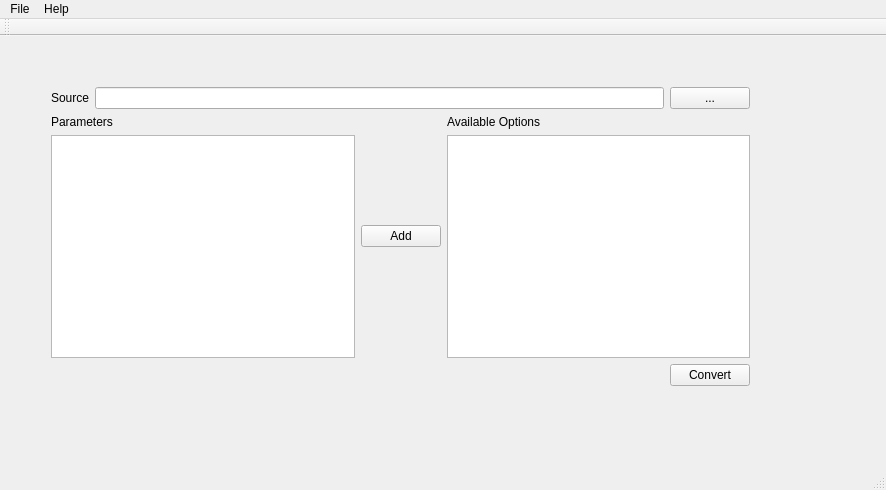
<?xml version="1.0" encoding="UTF-8"?>
<ui version="4.0">
 <class>MainWindow</class>
 <widget class="QMainWindow" name="MainWindow">
  <property name="geometry">
   <rect>
    <x>0</x>
    <y>0</y>
    <width>886</width>
    <height>490</height>
   </rect>
  </property>
  <property name="windowTitle">
   <string>MainWindow</string>
  </property>
  <widget class="QWidget" name="centralWidget">
   <widget class="QWidget" name="">
    <property name="geometry">
     <rect>
      <x>40</x>
      <y>40</y>
      <width>721</width>
      <height>321</height>
     </rect>
    </property>
    <layout class="QVBoxLayout" name="verticalLayout_3">
     <item>
      <layout class="QHBoxLayout" name="horizontalLayout">
       <item>
        <widget class="QLabel" name="label">
         <property name="text">
          <string>Source</string>
         </property>
        </widget>
       </item>
       <item>
        <widget class="QLineEdit" name="lineEdit"/>
       </item>
       <item>
        <widget class="QPushButton" name="pushButton">
         <property name="text">
          <string>...</string>
         </property>
        </widget>
       </item>
      </layout>
     </item>
     <item>
      <layout class="QHBoxLayout" name="horizontalLayout_2">
       <item>
        <layout class="QVBoxLayout" name="verticalLayout_2">
         <item>
          <widget class="QLabel" name="label_2">
           <property name="text">
            <string>Parameters</string>
           </property>
          </widget>
         </item>
         <item>
          <widget class="QTableView" name="tableView"/>
         </item>
        </layout>
       </item>
       <item>
        <widget class="QPushButton" name="pushButton_2">
         <property name="text">
          <string>Add</string>
         </property>
        </widget>
       </item>
       <item>
        <layout class="QVBoxLayout" name="verticalLayout">
         <item>
          <widget class="QLabel" name="label_3">
           <property name="text">
            <string>Available Options</string>
           </property>
          </widget>
         </item>
         <item>
          <widget class="QTableView" name="tableView_2"/>
         </item>
        </layout>
       </item>
      </layout>
     </item>
     <item>
      <layout class="QHBoxLayout" name="horizontalLayout_3">
       <item>
        <spacer name="horizontalSpacer">
         <property name="orientation">
          <enum>Qt::Horizontal</enum>
         </property>
         <property name="sizeHint" stdset="0">
          <size>
           <width>40</width>
           <height>20</height>
          </size>
         </property>
        </spacer>
       </item>
       <item>
        <widget class="QPushButton" name="pushButton_3">
         <property name="text">
          <string>Convert</string>
         </property>
        </widget>
       </item>
      </layout>
     </item>
    </layout>
   </widget>
  </widget>
  <widget class="QMenuBar" name="menuBar">
   <property name="geometry">
    <rect>
     <x>0</x>
     <y>0</y>
     <width>886</width>
     <height>22</height>
    </rect>
   </property>
   <widget class="QMenu" name="menuFile">
    <property name="title">
     <string>File</string>
    </property>
    <addaction name="actionQuit"/>
   </widget>
   <widget class="QMenu" name="menuHelp">
    <property name="title">
     <string>Help</string>
    </property>
    <addaction name="actionAbout"/>
   </widget>
   <addaction name="menuFile"/>
   <addaction name="menuHelp"/>
  </widget>
  <widget class="QToolBar" name="mainToolBar">
   <attribute name="toolBarArea">
    <enum>TopToolBarArea</enum>
   </attribute>
   <attribute name="toolBarBreak">
    <bool>false</bool>
   </attribute>
  </widget>
  <widget class="QStatusBar" name="statusBar"/>
  <action name="actionQuit">
   <property name="text">
    <string>Quit</string>
   </property>
  </action>
  <action name="actionAbout">
   <property name="text">
    <string>About</string>
   </property>
  </action>
 </widget>
 <layoutdefault spacing="6" margin="11"/>
 <resources/>
 <connections/>
</ui>
